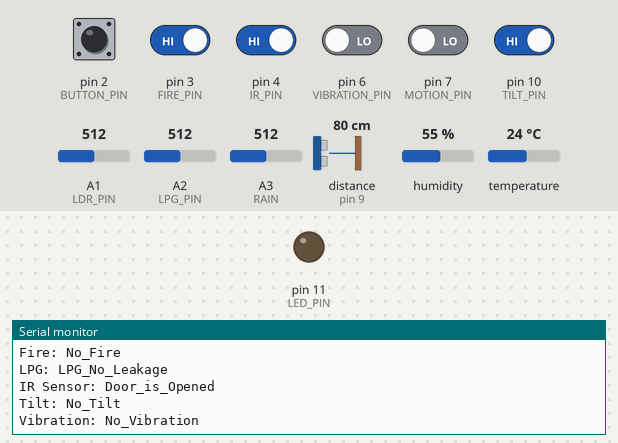
This sketch was run on a simulated Arduino Uno, built with avr-gcc and run on an emulated ATmega328P. Parts: output pins drawn as LEDs (lit = HIGH), the last lines printed to the serial monitor. Wiring (inferred from the names in the program): ultrasonic range finder: trigger pin 8; echo pin 9. The test bench sets the inputs (shaded band); at power-on: pin 3 (FIRE_PIN), pin 4 (IR_PIN), pin 10 (TILT_PIN) HIGH, pin 2 (BUTTON_PIN), pin 6 (VIBRATION_PIN), pin 7 (MOTION_PIN) LOW, A3 (RAIN) = 512, A2 (LPG_PIN) = 512, A1 (LDR_PIN) = 512, distance to the obstacle (sensor on pin 9) 80 cm, humidity 55 %, temperature 24 °C. The echo pulse lasts 58.3 µs per cm; pins used as bus, display or sensor lines are not drawn.

Above: at 1.2 s.
1.3 s: A3 (RAIN) set to 490
At 2.4 s:
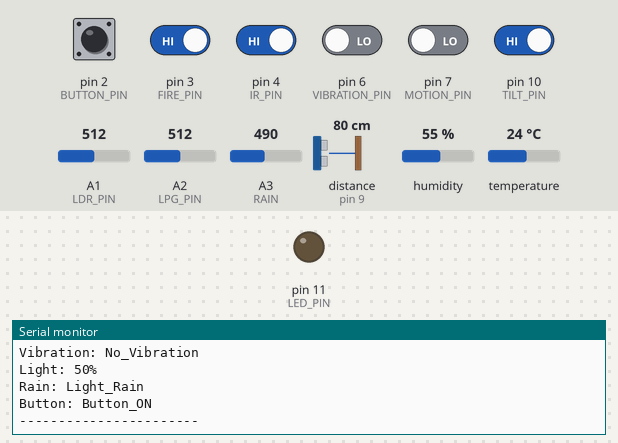
14.3 s: A2 (LPG_PIN) set to 120
At 21.4 s:
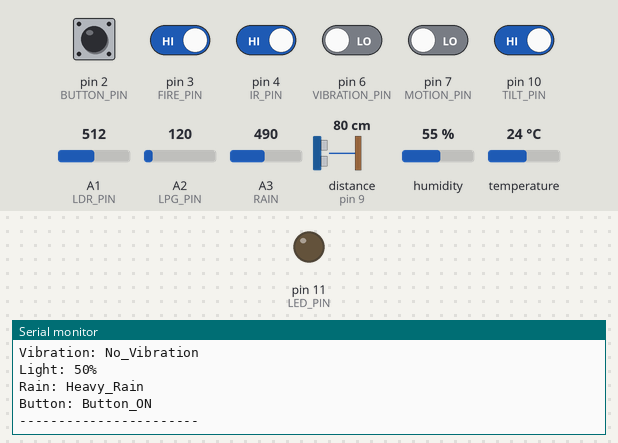

The sketch:

arduinoFirebase.ino
```cpp
#include <DHT.h>
#include <SoftwareSerial.h>

// Pin definitions
#define BUTTON_PIN 2
#define FIRE_PIN 3
#define IR_PIN 4
#define DHT_PIN 5
#define VIBRATION_PIN 6
#define MOTION_PIN 7
#define TRIG_PIN 8
#define ECHO_PIN 9
#define TILT_PIN 10
#define LED_PIN 11
#define RX_PIN 13
#define TX_PIN 12
#define LDR_PIN A1
#define LPG_PIN A2
#define RAIN A3

#define DHT_TYPE DHT11
#define LPG_THRESHOLD 130
// Rain threshold constants for 10-bit ADC (0-1023 range)

const int RAIN_THRESHOLD = 750;    // Light rain threshold
const int HEAVY_RAIN_THRESHOLD = 500;  // Heavy rain threshold
const int SAMPLE_COUNT = 10;  // Number of samples for rain sensor averaging

DHT dht(DHT_PIN, DHT_TYPE);
SoftwareSerial esp(RX_PIN, TX_PIN);

String waterLevel, fireStatus, motionStatus, lpgStatus, irSensorStatus, tiltStatus, vibrationStatus, lightStatus, rainStatus, buttonStatus;
float temperature = 0.0;
long duration;
int distanceCm, distancePer;

void setup() {
  Serial.begin(9600);  // For Serial Monitor
  esp.begin(9600);     // For ESP32 communication
  dht.begin();

  pinMode(FIRE_PIN, INPUT);
  pinMode(IR_PIN, INPUT);
  pinMode(LPG_PIN, INPUT);
  pinMode(MOTION_PIN, INPUT);
  pinMode(TRIG_PIN, OUTPUT);
  pinMode(ECHO_PIN, INPUT);
  pinMode(TILT_PIN, INPUT);
  pinMode(VIBRATION_PIN, INPUT);
  pinMode(LED_PIN, OUTPUT);
  pinMode(LDR_PIN, INPUT);
  pinMode(RAIN, INPUT);  // Set rain sensor pin as input
  pinMode(BUTTON_PIN, INPUT);  // Added button pin setup
}

// Function to get averaged rain sensor reading
int getAveragedReading() {
  long total = 0;
  for (int i = 0; i < SAMPLE_COUNT; i++) {
    total += analogRead(RAIN);
    delay(100);  // Small delay between samples
  }
  return total / SAMPLE_COUNT;  // Return averaged value
}

// Function to determine rain status
void setRainStatus(int reading) {
  if (reading >= RAIN_THRESHOLD) {
    rainStatus = "No_Rain";
  }
  else if (reading >= HEAVY_RAIN_THRESHOLD) {
    rainStatus = "Light_Rain";
  }
  else {
    rainStatus = "Heavy_Rain";
  }
}

void loop() {
  digitalWrite(TRIG_PIN, LOW);
  delayMicroseconds(2);
  digitalWrite(TRIG_PIN, HIGH);
  delayMicroseconds(10);
  digitalWrite(TRIG_PIN, LOW);
  duration = pulseIn(ECHO_PIN, HIGH);
  distanceCm = duration * 0.034 / 2;
  distancePer = map(distanceCm, 10, 0, 0, 100);
  distancePer = constrain(distancePer, 0, 100);
  waterLevel = String(distancePer);
  // Fire Status
  fireStatus = (digitalRead(FIRE_PIN) == LOW) ? "Fire_Detected" : "No_Fire";

  // Motion Status
  motionStatus = (digitalRead(MOTION_PIN) == HIGH) ? "Motion_Detected" : "No_Motion";

  // IR Sensor Status
  irSensorStatus = (digitalRead(IR_PIN) == LOW) ? "Door_is_Closed" : "Door_is_Opened";

  // Temperature (DHT11)
  temperature = dht.readTemperature();
  if (isnan(temperature)) temperature = 0.0; // Handle invalid readings

  // LPG Status
  int gasValue = analogRead(LPG_PIN);
  lpgStatus = (gasValue <= LPG_THRESHOLD) ? "LPG_Leak_Detected" : "LPG_No_Leakage";

  // Tilt Sensor
  tiltStatus = (digitalRead(TILT_PIN) == LOW) ? "Tilt_Detected" : "No_Tilt";

  // Vibration Sensor
  vibrationStatus = (digitalRead(VIBRATION_PIN) == HIGH) ? "Vibration_Detected" : "No_Vibration";

  // Light Sensor (LDR)
  int lightValue = analogRead(LDR_PIN);
  lightStatus = String(map(lightValue, 0, 1023, 0, 100));

  // Rain Sensor
  int rainReading = getAveragedReading();
  setRainStatus(rainReading);

  // Button Status
  buttonStatus = (digitalRead(BUTTON_PIN) == HIGH) ? "Button_OFF" : "Button_ON";

  // Print to Arduino Serial Monitor
  Serial.println("--- Sensor Readings ---");
  Serial.println("Water Level: " + waterLevel + "%");
  Serial.println("Motion: " + motionStatus);
  Serial.println("Temperature: " + String(temperature) + "°C");
  Serial.println("Fire: " + fireStatus);
  Serial.println("LPG: " + lpgStatus);
  Serial.println("IR Sensor: " + irSensorStatus);
  Serial.println("Tilt: " + tiltStatus);
  Serial.println("Vibration: " + vibrationStatus);
  Serial.println("Light: " + lightStatus + "%");
  Serial.println("Rain: " + rainStatus);
  Serial.println("Button: " + buttonStatus);  // Added button status print
  Serial.println("-----------------------");

  // Send data to ESP32 (now 11 values including button status)
  String data = waterLevel + "," + motionStatus + "," + String(temperature) + "," +
                fireStatus + "," + lpgStatus + "," + irSensorStatus + "," +
                tiltStatus + "," + vibrationStatus + "," + lightStatus + "," +
                rainStatus + "," + buttonStatus + "\n";
  esp.print(data);

  delay(5000); // Update every 5 seconds
}
```

Measured:
- after the input at 14.3 s, the serial monitor: prints a new line after 5.9 s (image 2)
